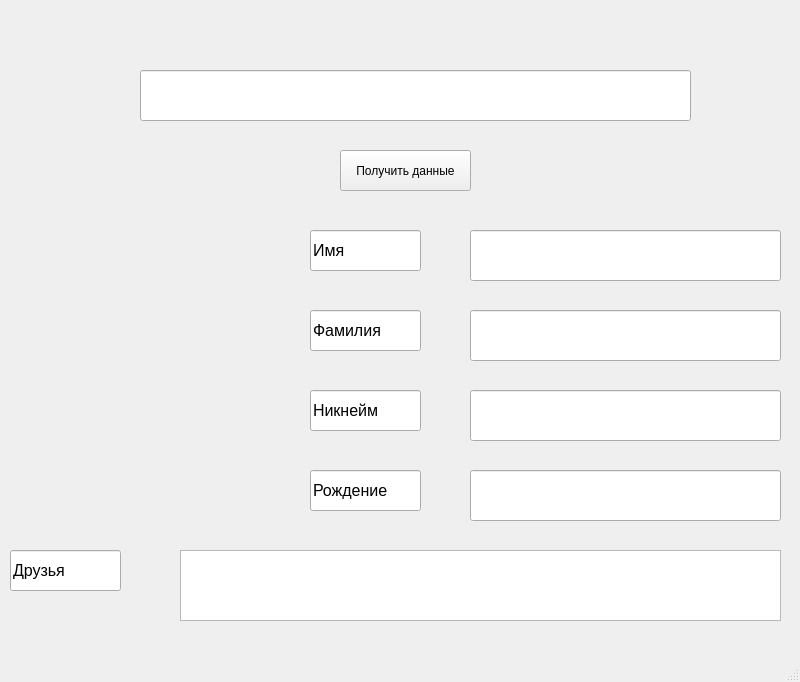
<?xml version="1.0" encoding="UTF-8"?>
<ui version="4.0">
 <class>MainWindow</class>
 <widget class="QMainWindow" name="MainWindow">
  <property name="geometry">
   <rect>
    <x>0</x>
    <y>0</y>
    <width>800</width>
    <height>682</height>
   </rect>
  </property>
  <property name="windowTitle">
   <string>MainWindow</string>
  </property>
  <widget class="QWidget" name="centralwidget">
   <widget class="QLineEdit" name="lineEdit">
    <property name="geometry">
     <rect>
      <x>140</x>
      <y>70</y>
      <width>551</width>
      <height>51</height>
     </rect>
    </property>
   </widget>
   <widget class="QPushButton" name="pushButton">
    <property name="geometry">
     <rect>
      <x>340</x>
      <y>150</y>
      <width>131</width>
      <height>41</height>
     </rect>
    </property>
    <property name="text">
     <string>Получить данные</string>
    </property>
   </widget>
   <widget class="QLineEdit" name="lineEdit_2">
    <property name="geometry">
     <rect>
      <x>470</x>
      <y>230</y>
      <width>311</width>
      <height>51</height>
     </rect>
    </property>
    <property name="font">
     <font>
      <pointsize>24</pointsize>
     </font>
    </property>
    <property name="styleSheet">
     <string notr="true">font-color: red;</string>
    </property>
    <property name="alignment">
     <set>Qt::AlignCenter</set>
    </property>
    <property name="readOnly">
     <bool>true</bool>
    </property>
   </widget>
   <widget class="QLineEdit" name="lineEdit_3">
    <property name="geometry">
     <rect>
      <x>470</x>
      <y>310</y>
      <width>311</width>
      <height>51</height>
     </rect>
    </property>
    <property name="font">
     <font>
      <pointsize>24</pointsize>
     </font>
    </property>
    <property name="alignment">
     <set>Qt::AlignCenter</set>
    </property>
    <property name="readOnly">
     <bool>true</bool>
    </property>
   </widget>
   <widget class="QLineEdit" name="lineEdit_4">
    <property name="geometry">
     <rect>
      <x>310</x>
      <y>230</y>
      <width>111</width>
      <height>41</height>
     </rect>
    </property>
    <property name="font">
     <font>
      <pointsize>12</pointsize>
     </font>
    </property>
    <property name="text">
     <string>Имя</string>
    </property>
    <property name="readOnly">
     <bool>true</bool>
    </property>
   </widget>
   <widget class="QLineEdit" name="lineEdit_5">
    <property name="geometry">
     <rect>
      <x>310</x>
      <y>310</y>
      <width>111</width>
      <height>41</height>
     </rect>
    </property>
    <property name="font">
     <font>
      <pointsize>12</pointsize>
     </font>
    </property>
    <property name="text">
     <string>Фамилия</string>
    </property>
    <property name="readOnly">
     <bool>true</bool>
    </property>
   </widget>
   <widget class="QLineEdit" name="lineEdit_6">
    <property name="geometry">
     <rect>
      <x>470</x>
      <y>390</y>
      <width>311</width>
      <height>51</height>
     </rect>
    </property>
    <property name="font">
     <font>
      <pointsize>24</pointsize>
     </font>
    </property>
    <property name="alignment">
     <set>Qt::AlignCenter</set>
    </property>
    <property name="readOnly">
     <bool>true</bool>
    </property>
   </widget>
   <widget class="QLineEdit" name="lineEdit_7">
    <property name="geometry">
     <rect>
      <x>310</x>
      <y>390</y>
      <width>111</width>
      <height>41</height>
     </rect>
    </property>
    <property name="font">
     <font>
      <pointsize>12</pointsize>
     </font>
    </property>
    <property name="text">
     <string>Никнейм</string>
    </property>
    <property name="readOnly">
     <bool>true</bool>
    </property>
   </widget>
   <widget class="QLineEdit" name="lineEdit_8">
    <property name="geometry">
     <rect>
      <x>470</x>
      <y>470</y>
      <width>311</width>
      <height>51</height>
     </rect>
    </property>
    <property name="font">
     <font>
      <pointsize>20</pointsize>
     </font>
    </property>
    <property name="alignment">
     <set>Qt::AlignCenter</set>
    </property>
    <property name="readOnly">
     <bool>true</bool>
    </property>
   </widget>
   <widget class="QLineEdit" name="lineEdit_9">
    <property name="geometry">
     <rect>
      <x>310</x>
      <y>470</y>
      <width>111</width>
      <height>41</height>
     </rect>
    </property>
    <property name="font">
     <font>
      <pointsize>12</pointsize>
     </font>
    </property>
    <property name="text">
     <string>Рождение</string>
    </property>
    <property name="readOnly">
     <bool>true</bool>
    </property>
   </widget>
   <widget class="QLabel" name="label">
    <property name="geometry">
     <rect>
      <x>60</x>
      <y>230</y>
      <width>211</width>
      <height>281</height>
     </rect>
    </property>
    <property name="text">
     <string/>
    </property>
   </widget>
   <widget class="QLineEdit" name="lineEdit_11">
    <property name="geometry">
     <rect>
      <x>10</x>
      <y>550</y>
      <width>111</width>
      <height>41</height>
     </rect>
    </property>
    <property name="font">
     <font>
      <pointsize>12</pointsize>
     </font>
    </property>
    <property name="text">
     <string>Друзья</string>
    </property>
    <property name="readOnly">
     <bool>true</bool>
    </property>
   </widget>
   <widget class="QTextEdit" name="textEdit">
    <property name="geometry">
     <rect>
      <x>180</x>
      <y>550</y>
      <width>601</width>
      <height>71</height>
     </rect>
    </property>
    <property name="readOnly">
     <bool>true</bool>
    </property>
   </widget>
  </widget>
  <widget class="QMenuBar" name="menubar">
   <property name="geometry">
    <rect>
     <x>0</x>
     <y>0</y>
     <width>800</width>
     <height>25</height>
    </rect>
   </property>
  </widget>
  <widget class="QStatusBar" name="statusbar"/>
 </widget>
 <resources/>
 <connections/>
</ui>
